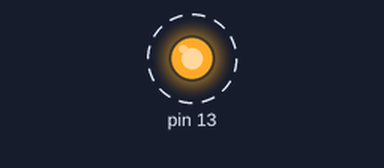
Bench run of a sketch on a simulated Arduino Uno, built with avr-gcc and run on an emulated ATmega328P. On the bench: output pins drawn as LEDs (lit = HIGH). Dashed ring = blinking. What the sketch prints to the serial monitor is not drawn.

Above: at 0.5 s.
Timing chart, 0 to 4.6 s (numbered marks = the images above):
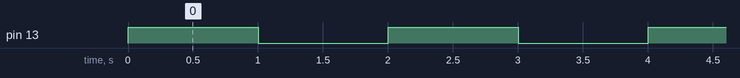

The sketch:

Blink_ino.ino
```cpp
// Accendiamo il led 13 sull'Arduino ed inviamo un segnale d'accensione d'un led
// virtuale su processing, tramite seriale.

void setup() {
  pinMode(13, OUTPUT);
  Serial.begin(9600);
}

void loop() {
  digitalWrite(13, HIGH);
  Serial.write(1);   // Spediamo 1 sulla seriale verso processing
  delay(1000);

  digitalWrite(13, LOW);
  Serial.write(0);  // Spediamo 0 sulla seriale verso processing
  delay(1000);
}
```

Measured:
- by itself, pin 13: alternates HIGH for 1.0 s and LOW for 1.0 s
